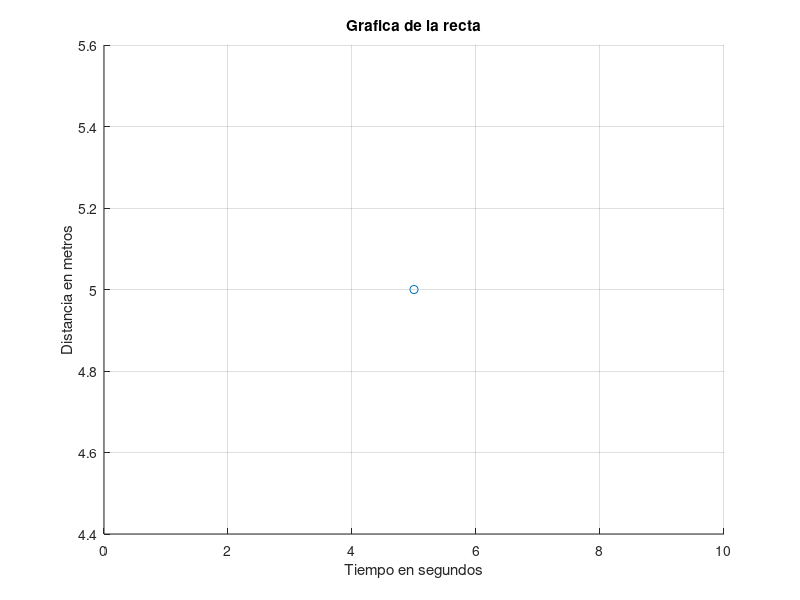

The MATLAB script that drew this image:
function aproxExponencial
  
%Limpio los parametros%
clc
clear all

%Arranco la funcion APROX EXPONENCIAL%
x= input('Ingrese los "x" entre corchetes y separados por un espacio: ');
y= input('Ingrese los "y" entre corchetes y separados por un espacio: ');
dec = input('Ingrese la cantidad de decimales con que desea trabajar: ');

output_precision(dec); %NO SE SI CON ESTO ALCANZA PARA MANEJAR LO DE LOS DECIMALES
                       %ES SOLO PARA LO QUE MUESTRO X PANTALLA, NO TRUNCA RESULTADOS
                       
n=length(x); %Cantidad de valores

%Inicio los valores de las sumatorias
sx= 0;
sY= 0;
sx2= 0;
sXY= 0;

%Hago las sumatorias correspondientes
for i=1:n
  Y = log(y(i)); %separo en Y para no repetirla abajo y que sea mas legible :D
  
  sx= sx + x(i);
  sY = sY + Y;
  sx2= sx2 + x(i)^2;
  sXY= sXY + x(i)*Y;
endfor

A = sx2;
B = sx;
C = sx;
D = n;

%Resuelvo el sistema de ecuaciones con la matriz aumentada
Matriz1=[A B;C D];
Aumentada=[sXY;sY];

Incognita = inv(Matriz1)*Aumentada;

%muestro los valores incognitas
disp(Incognita);

%muestro la funcion
a = Incognita(1);
b = exp(Incognita(2));

x1 = 0:0.3:10;
y1 = (b * exp(a*x1));

scatter(x,y);

hold on;

plot(x1,y1,'b-');

hold off;

title('Grafica de la recta');
xlabel('Tiempo en segundos');
ylabel('Distancia en metros');

grid;
%fin

endfunction
